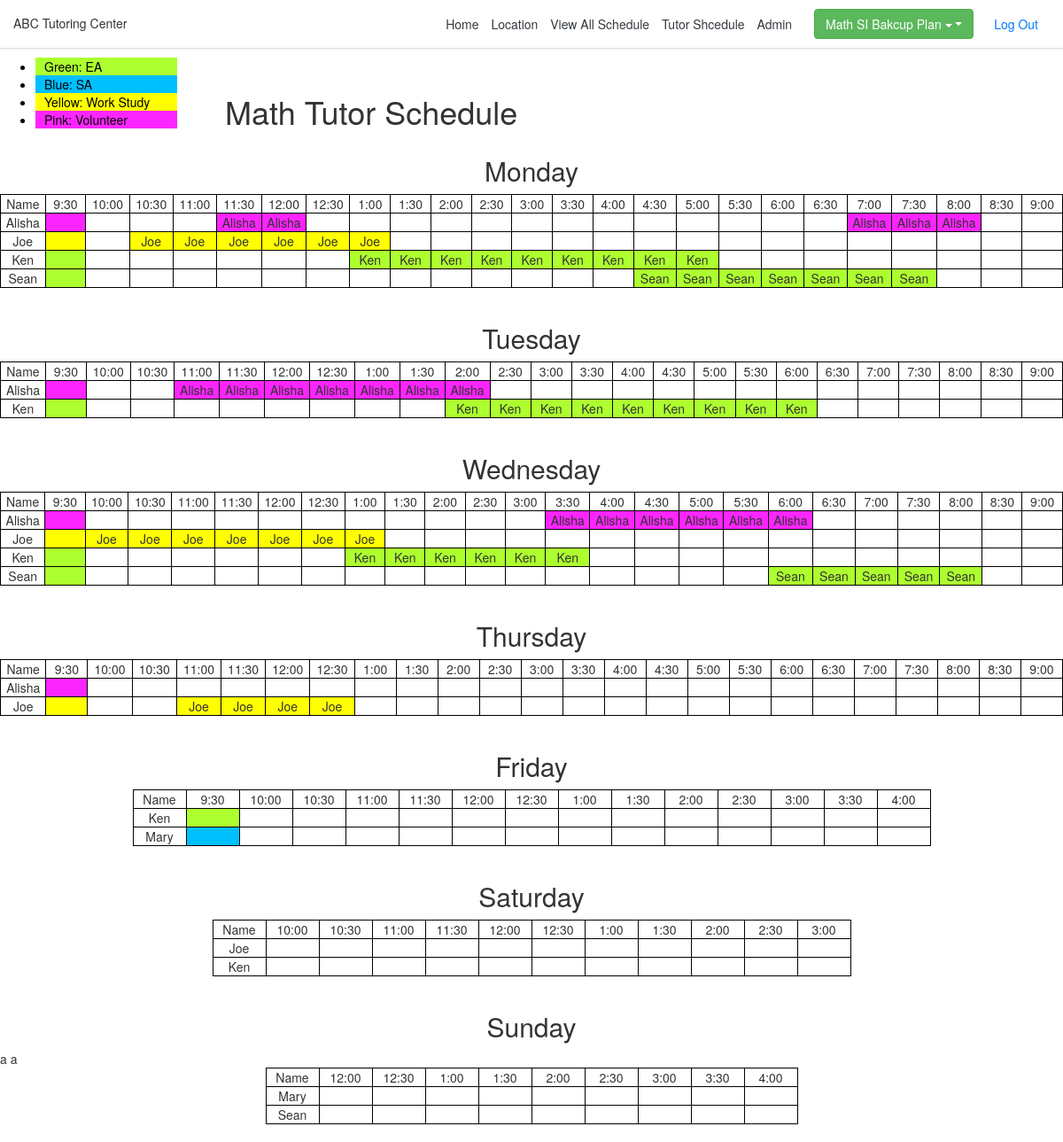
/schedule2, run on the app's committed database.
### CS416Project/models.py (models this page shows, shortened)
class Timetable(models.Model):
    tutor = models.ForeignKey(Tutor, on_delete=models.SET_NULL, null=True)
    day = models.CharField(max_length=50, default='',choices=day_choices)
    fname = models.CharField(max_length=10, blank=True, default='', null=True)
    t0930 = models.CharField(max_length=10, blank=True, default='', null=True)
    t1000 =models.CharField(max_length=10, blank=True, default='', null=True )
    t1030 = models.CharField(max_length=10, blank=True, default='', null=True)
    t1100 = models.CharField(max_length=10, blank=True, default='', null=True)
    t1130 = models.CharField(max_length=10, blank=True, default='', null=True)
    t1200 = models.CharField(max_length=10, blank=True, default='', null=True)
    t1230 = models.CharField(max_length=10, blank=True, default='', null=True)
    t1300 = models.CharField(max_length=10, blank=True, default='', null=True)
    t1330 = models.CharField(max_length=10, blank=True, default='', null=True)
    t1400 =models.CharField(max_length=10, blank=True, default='', null=True)
    t1430 =models.CharField(max_length=10, blank=True, default='', null=True)
    t1500 = models.CharField(max_length=10, blank=True, default='', null=True)
    t1530 =models.CharField(max_length=10, blank=True, default='', null=True)
    t1600 = models.CharField(max_length=10, blank=True, default='', null=True)
    t1630 = models.CharField(max_length=10, blank=True, default='', null=True)
    t1700 = models.CharField(max_length=10, blank=True, default='', null=True)
    t1730 = models.CharField(max_length=10, blank=True, default='', null=True)
    t1800 =models.CharField(max_length=10, blank=True, default='', null=True)
    t1830 = models.CharField(max_length=10, blank=True, default='', null=True)
    t1900 = models.CharField(max_length=10, blank=True, default='', null=True)
    t1930 =models.CharField(max_length=10, blank=True, default='', null=True)
    t2000 =models.CharField(max_length=10, blank=True, default='', null=True)
    t2030 =models.CharField(max_length=10, blank=True, default='', null=True)
    t2100 =models.CharField(max_length=10, blank=True, default='', null=True)

class Tutor(models.Model):
    objects = TutorManager()
    firstname = models.CharField(max_length=50,default='')
    lastname = models.CharField(max_length=50,default='')
    hours = models.IntegerField(default=0)
    typeofstaff = models.CharField(max_length=50, default='',choices=type_choices)
    subject1 = models.CharField(max_length=50, default='', null=True, choices=subject_choices)
    subject2 = models.CharField(max_length=50, default='', null=True, blank=True,choices=subject_choices)
    usedhours = models.DecimalField(decimal_places=1, max_digits=3, default=0)
    class Meta: #order by desc
         ordering = ['firstname']
         unique_together = (('firstname', 'lastname'),)

### CS416Project/views.py (the view)
# urls.py: url(r'^schedule2$', views.schedule2, name="schedule2"),
def schedule2(request):
    Monday = Timetable.objects.all().filter(day="Monday").order_by('tutor__firstname')
    Tuesday = Timetable.objects.all().filter(day="Tuesday").order_by('tutor__firstname')
    Wednesday = Timetable.objects.all().filter(day="Wednesday").order_by('tutor__firstname')
    Thursday = Timetable.objects.all().filter(day="Thursday").order_by('tutor__firstname')
    Friday = Timetable.objects.all().filter(day="Friday").order_by('tutor__firstname')
    Saturday = Timetable.objects.all().filter(day="Saturday").order_by('tutor__firstname')
    Sunday = Timetable.objects.all().filter(day="Sunday").order_by('tutor__firstname')
    return render(request, 'viewAllSchedule.html', {'Monday': Monday, 'Tuesday': Tuesday, 'Wednesday': Wednesday,'Thursday': Thursday, 'Friday': Friday, 'Saturday': Saturday, 'Sunday': Sunday})

### templates/viewAllSchedule.html (shortened to what this page needs)
{% load staticfiles %}
<!DOCTYPE html>
<html lang="en">
<head>
    <link rel="stylesheet" href="{% static 'style.css' %}">
    <link rel="stylesheet" href="https://maxcdn.bootstrapcdn.com/bootstrap/4.1.3/css/bootstrap.min.css">
    <link rel="stylesheet" href="https://maxcdn.bootstrapcdn.com/bootstrap/3.3.7/css/bootstrap.min.css">
</head>
<body id="top">
{% include "header.html" %}
<div>
    <div style="display: inline-block">
        <ul style="width: 200px; color: black;">
            <li class="eacellcolor">Green: EA</li>
            <li class="sacellcolor">Blue: SA</li>
            <li class="wscellcolor">Yellow: Work Study</li>
            <li class="vtcellcolor">Pink: Volunteer</li>
        </ul>
    </div>
    <div style="text-align: center; display:inline-block;padding-left: 50px;">
        <h1>Math Tutor Schedule</h1>
    </div>
</div>
<table align="center">
    <h2>Monday</h2>
    <tbody name='tb'>
    {% include "rowDuringWeekTime.html" %}
    {% for s in Monday %}
        <tr>
            {% include "rowDuringWeek.html" %}
        </tr>
    {% endfor %}
    </tbody>
</table>
<br>
<table align="center">
    <h2>Tuesday</h2>
    <tbody name='tb'>
    {% include "rowDuringWeekTime.html" %}
    {% for s in Tuesday %}
        <tr>
            {% include "rowDuringWeek.html" %}
        </tr>
    {% endfor %}
    </tbody>
</table>
<br>
<table align="center">
    <h2>Wednesday</h2>
    <tbody name='tb'>
    {% include "rowDuringWeekTime.html" %}
    {% for s in Wednesday %}
        <tr>
            {% include "rowDuringWeek.html" %}
        </tr>
    {% endfor %}
    </tbody>
</table>
<br>
<table align="center">
    <h2>Thursday</h2>
    <tbody name='tb'>
    {% include "rowDuringWeekTime.html" %}
    {% for s in Thursday %}
        <tr>
            {% include "rowDuringWeek.html" %}
        </tr>
    {% endfor %}
    </tbody>
</table>
<br>
<table align="center">
    <h2>Friday</h2>
    <tbody name='tb'>
    {% include "rowFridayTime.html" %}
    {% for s in Friday %}
        <tr>
            {% include "rowFriday.html" %}
        </tr>
    {% endfor %}
    </tbody>
</table>
<br>
<table align="center">
    <h2>Saturday</h2>
    <tbody name='tb'>
    {% include "rowSaturdayTime.html" %}
    {% for s in Saturday %}
        <tr>
            {% include "rowSaturday.html" %}
        </tr>
    {% endfor %}
    </tbody>
</table>
<br>
<table align="center">
    <h2>Sunday</h2>
    <tbody name='tb'>
    {% include "rowsSundayTime.html" %}
    {% for s in Sunday %}
        <tr>
            {% include "rowSunday.html" %}
        </tr>
    {% endfor %}
       <br>
    </tbody>
</table>
<br>
</body>
</html>

### templates/header.html (shortened to what this page needs)
<div class="d-flex flex-column flex-md-row align-items-center p-3 px-md-4 mb-3 bg-white border-bottom shadow-sm">
    <h5 class="my-0 mr-md-auto font-weight-normal">ABC Tutoring Center</h5>
    <nav class="my-2 my-md-0 mr-md-3">
        <a class="p-2 text-dark" href="/home">Home</a>
        <a class="p-2 text-dark" href="/location">Location</a>
           <a class="p-2 text-dark" href="/schedule2">View All Schedule</a>
        <a class="p-2 text-dark" href="/schedule/Monday">Tutor Shcedule</a>
        <a class="p-2 text-dark" href="/admin/">Admin</a>
    </nav>
     <div class="dropdown" style="padding-left: 10px;">
            <button class="btn btn-success dropdown-toggle" type="button" data-toggle="dropdown">Math SI Bakcup Plan
                <span class="caret"></span></button>
        </div>
    <a style="margin-left: 10px" class="btn btn-outline-primary" href="{% url 'logout' %}">Log Out</a>
</div>

### templates/rowDuringWeekTime.html
<tr >
    <td>Name</td>
    <td>9:30</td>
    <td>10:00</td>
    <td>10:30</td>
    <td>11:00</td>
    <td>11:30</td>
    <td>12:00</td>
    <td>12:30</td>
    <td>1:00</td>
    <td>1:30</td>
    <td>2:00</td>
    <td>2:30</td>
    <td>3:00</td>
    <td>3:30</td>
    <td>4:00</td>
    <td>4:30</td>
    <td>5:00</td>
    <td>5:30</td>
    <td>6:00</td>
    <td>6:30</td>
    <td>7:00</td>
    <td>7:30</td>
    <td>8:00</td>
    <td>8:30</td>
    <td>9:00</td>
</tr>

### templates/rowDuringWeek.html
    <td> {{ s.fname }}</td>
    <td  name={{ s.tutor.firstname }} class={{ s.tutor.typeofstaff }}> {{ s.t0930 }}</td>
    <td  name={{ s.tutor.firstname }} class={{ s.tutor.typeofstaff }}>{{ s.t1000 }}</td>
    <td  name={{ s.tutor.firstname }} class={{ s.tutor.typeofstaff }}>{{ s.t1030 }}</td>
    <td  name={{ s.tutor.firstname }} class={{ s.tutor.typeofstaff }}>{{ s.t1100 }}</td>
    <td  name={{ s.tutor.firstname }} class={{ s.tutor.typeofstaff }}>{{ s.t1130 }}</td>
    <td  name={{ s.tutor.firstname }} class={{ s.tutor.typeofstaff }}>{{ s.t1200 }}</td>
    <td  name={{ s.tutor.firstname }} class={{ s.tutor.typeofstaff }}>{{ s.t1230 }}</td>
    <td name={{ s.tutor.firstname }} class={{ s.tutor.typeofstaff }}>{{ s.t1300 }}</td>
    <td name={{ s.tutor.firstname }} class={{ s.tutor.typeofstaff }}>{{ s.t1330 }}</td>
    <td name={{ s.tutor.firstname }} class={{ s.tutor.typeofstaff }}>{{ s.t1400 }}</td>
    <td name={{ s.tutor.firstname }} class={{ s.tutor.typeofstaff }}>{{ s.t1430 }}</td>
    <td name={{ s.tutor.firstname }} class={{ s.tutor.typeofstaff }}>{{ s.t1500 }}</td>
    <td name={{ s.tutor.firstname }} class={{ s.tutor.typeofstaff }}>{{ s.t1530 }}</td>
    <td name={{ s.tutor.firstname }} class={{ s.tutor.typeofstaff }}>{{ s.t1600 }}</td>
    <td  name={{ s.tutor.firstname }} class={{ s.tutor.typeofstaff }}>{{ s.t1630 }}</td>
    <td name={{ s.tutor.firstname }} class={{ s.tutor.typeofstaff }}>{{ s.t1700 }}</td>
    <td name={{ s.tutor.firstname }} class={{ s.tutor.typeofstaff }}>{{ s.t1730 }}</td>
    <td name={{ s.tutor.firstname }} class={{ s.tutor.typeofstaff }}>{{ s.t1800 }}</td>
    <td name={{ s.tutor.firstname }} class={{ s.tutor.typeofstaff }}>{{ s.t1830 }}</td>
    <td name={{ s.tutor.firstname }} class={{ s.tutor.typeofstaff }}>{{ s.t1900 }}</td>
    <td name={{ s.tutor.firstname }} class={{ s.tutor.typeofstaff }}>{{ s.t1930 }}</td>
    <td name={{ s.tutor.firstname }} class={{ s.tutor.typeofstaff }}>{{ s.t2000 }}</td>
    <td name={{ s.tutor.firstname }} class={{ s.tutor.typeofstaff }}>{{ s.t2030 }}</td>
    <td name={{ s.tutor.firstname }} class={{ s.tutor.typeofstaff }}>{{ s.t2100 }}</td>

### templates/rowFridayTime.html
            <tr >
                <td>Name</td>
                <td>9:30</td>
                <td>10:00</td>
                <td>10:30</td>
                <td>11:00</td>
                <td>11:30</td>
                <td>12:00</td>
                <td>12:30</td>
                <td>1:00</td>
                <td>1:30</td>
                <td>2:00</td>
                <td>2:30</td>
                <td>3:00</td>
                <td>3:30</td>
                <td>4:00</td>
            </tr>

### templates/rowFriday.html
                    <td> {{ s.fname }}</td>
                    <td  name={{ s.tutor.firstname }} class={{ s.tutor.typeofstaff }}> {{ s.t0930 }}</td>
                    <td  name={{ s.tutor.firstname }} class={{ s.tutor.typeofstaff }}>{{ s.t1000 }}</td>
                    <td  name={{ s.tutor.firstname }} class={{ s.tutor.typeofstaff }}>{{ s.t1030 }}</td>
                    <td  name={{ s.tutor.firstname }} class={{ s.tutor.typeofstaff }}>{{ s.t1100 }}</td>
                    <td  name={{ s.tutor.firstname }} class={{ s.tutor.typeofstaff }}>{{ s.t1130 }}</td>
                    <td  name={{ s.tutor.firstname }} class={{ s.tutor.typeofstaff }}>{{ s.t1200 }}</td>
                    <td  name={{ s.tutor.firstname }} class={{ s.tutor.typeofstaff }}>{{ s.t1230 }}</td>
                    <td name={{ s.tutor.firstname }} class={{ s.tutor.typeofstaff }}>{{ s.t1300 }}</td>
                    <td name={{ s.tutor.firstname }} class={{ s.tutor.typeofstaff }}>{{ s.t1330 }}</td>
                    <td name={{ s.tutor.firstname }} class={{ s.tutor.typeofstaff }}>{{ s.t1400 }}</td>
                    <td name={{ s.tutor.firstname }} class={{ s.tutor.typeofstaff }}>{{ s.t1430 }}</td>
                    <td name={{ s.tutor.firstname }} class={{ s.tutor.typeofstaff }}>{{ s.t1500 }}</td>
                    <td name={{ s.tutor.firstname }} class={{ s.tutor.typeofstaff }}>{{ s.t1530 }}</td>
                    <td name={{ s.tutor.firstname }} class={{ s.tutor.typeofstaff }}>{{ s.t1600 }}</td>

### templates/rowSaturdayTime.html
         <tr >
                <td>Name</td>
                <td>10:00</td>
                <td>10:30</td>
                <td>11:00</td>
                <td>11:30</td>
                <td>12:00</td>
                <td>12:30</td>
                <td>1:00</td>
                <td>1:30</td>
                <td>2:00</td>
                <td>2:30</td>
                <td>3:00</td>
            </tr>

### templates/rowSaturday.html
                    <td> {{ s.fname }}</td>
                    <td  name={{ s.tutor.firstname }} class={{ s.tutor.typeofstaff }}>{{ s.t1000 }}</td>
                    <td  name={{ s.tutor.firstname }} class={{ s.tutor.typeofstaff }}>{{ s.t1030 }}</td>
                    <td  name={{ s.tutor.firstname }} class={{ s.tutor.typeofstaff }}>{{ s.t1100 }}</td>
                    <td  name={{ s.tutor.firstname }} class={{ s.tutor.typeofstaff }}>{{ s.t1130 }}</td>
                    <td  name={{ s.tutor.firstname }} class={{ s.tutor.typeofstaff }}>{{ s.t1200 }}</td>
                    <td  name={{ s.tutor.firstname }} class={{ s.tutor.typeofstaff }}>{{ s.t1230 }}</td>
                    <td name={{ s.tutor.firstname }} class={{ s.tutor.typeofstaff }}>{{ s.t1300 }}</td>
                    <td name={{ s.tutor.firstname }} class={{ s.tutor.typeofstaff }}>{{ s.t1330 }}</td>
                    <td name={{ s.tutor.firstname }} class={{ s.tutor.typeofstaff }}>{{ s.t1400 }}</td>
                    <td name={{ s.tutor.firstname }} class={{ s.tutor.typeofstaff }}>{{ s.t1430 }}</td>
                    <td name={{ s.tutor.firstname }} class={{ s.tutor.typeofstaff }}>{{ s.t1500 }}</td>

### templates/rowsSundayTime.html
<tr >
    <td>Name</td>
    <td>12:00</td>
    <td>12:30</td>
    <td>1:00</td>
    <td>1:30</td>
    <td>2:00</td>
    <td>2:30</td>
    <td>3:00</td>
    <td>3:30</td>
    <td>4:00</td>
</tr>

### templates/rowSunday.html
                    <td> {{ s.fname }}</td>
                    <td  name={{ s.tutor.firstname }} class={{ s.tutor.typeofstaff }}>{{ s.t1200 }}</td>
                    <td  name={{ s.tutor.firstname }} class={{ s.tutor.typeofstaff }}>{{ s.t1230 }}</td>
                    <td name={{ s.tutor.firstname }} class={{ s.tutor.typeofstaff }}>{{ s.t1300 }}</td>
                    <td name={{ s.tutor.firstname }} class={{ s.tutor.typeofstaff }}>{{ s.t1330 }}</td>a
                    <td name={{ s.tutor.firstname }} class={{ s.tutor.typeofstaff }}>{{ s.t1400 }}</td>
                    <td name={{ s.tutor.firstname }} class={{ s.tutor.typeofstaff }}>{{ s.t1430 }}</td>
                    <td name={{ s.tutor.firstname }} class={{ s.tutor.typeofstaff }}>{{ s.t1500 }}</td>
                    <td name={{ s.tutor.firstname }} class={{ s.tutor.typeofstaff }}>{{ s.t1530 }}</td>
                    <td name={{ s.tutor.firstname }} class={{ s.tutor.typeofstaff }}>{{ s.t1600 }}</td>

### static/style.css (style rules this page uses)
table { border: 1px solid black; }
th, td { border: 1px solid black; width:60px; text-align: center; }
.eacellcolor { background: greenyellow; }
.sacellcolor { background: deepskyblue; }
.wscellcolor { background: yellow; }
.vtcellcolor { background: #fd25ff; }
li { padding-left: 10px }
h2 { text-align: center; }

### data on the page
Timetable: fname "Alisha", t1130 "Alisha", t1200 "Alisha", t1900 "Alisha", t1930 "Alisha", t2000 "Alisha"
Timetable: fname "Joe", t1030 "Joe", t1100 "Joe", t1130 "Joe", t1200 "Joe", t1230 "Joe", t1300 "Joe"
Timetable: fname "Ken", t1300 "Ken", t1330 "Ken", t1400 "Ken", t1430 "Ken", t1500 "Ken", t1530 "Ken", t1600 "Ken", t1630 "Ken", t1700 "Ken"
Timetable: fname "Sean", t1630 "Sean", t1700 "Sean", t1730 "Sean", t1800 "Sean", t1830 "Sean", t1900 "Sean", t1930 "Sean"
Timetable: fname "Alisha", t1100 "Alisha", t1130 "Alisha", t1200 "Alisha", t1230 "Alisha", t1300 "Alisha", t1330 "Alisha", t1400 "Alisha"
Timetable: fname "Ken", t1400 "Ken", t1430 "Ken", t1500 "Ken", t1530 "Ken", t1600 "Ken", t1630 "Ken", t1700 "Ken", t1730 "Ken", t1800 "Ken"
Timetable: fname "Alisha", t1530 "Alisha", t1600 "Alisha", t1630 "Alisha", t1700 "Alisha", t1730 "Alisha", t1800 "Alisha"
Timetable: fname "Joe", t1000 "Joe", t1030 "Joe", t1100 "Joe", t1130 "Joe", t1200 "Joe", t1230 "Joe", t1300 "Joe"
Timetable: fname "Ken", t1300 "Ken", t1330 "Ken", t1400 "Ken", t1430 "Ken", t1500 "Ken", t1530 "Ken"
Timetable: fname "Sean", t1800 "Sean", t1830 "Sean", t1900 "Sean", t1930 "Sean", t2000 "Sean"
Timetable: fname "Alisha"
Timetable: fname "Joe", t1100 "Joe", t1130 "Joe", t1200 "Joe", t1230 "Joe"
Timetable: fname "Ken"
Timetable: fname "Mary"
Timetable: fname "Joe"
Timetable: fname "Ken"
Timetable: fname "Mary"
Timetable: fname "Sean"
